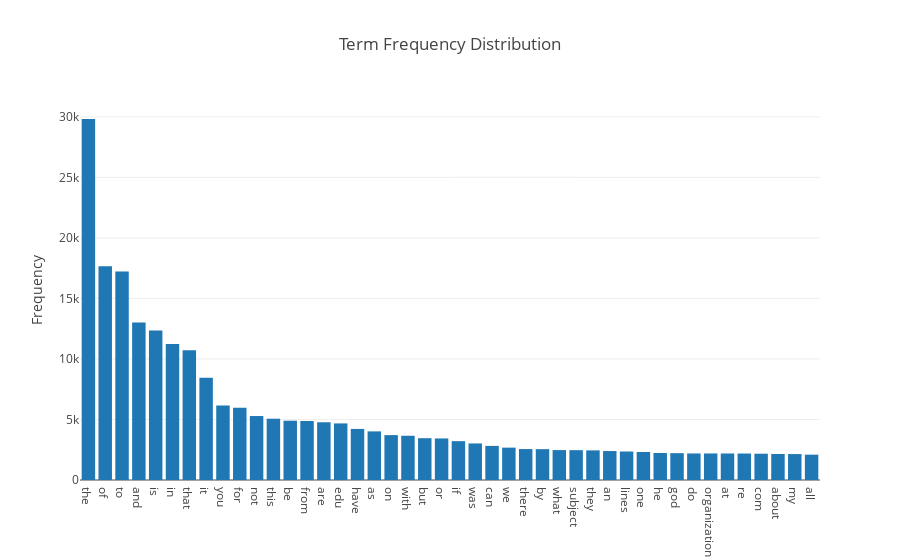

The code cell stored with this chart in its notebook:
### Markdown cell above
### >>> **Exercise 15 (take home):** 
Additionally, you can attempt to sort the terms on the `x-axis` by frequency instead of in alphabetical order. This way the visualization is more meaninfgul and you will be able to observe the so called [long tail](https://en.wikipedia.org/wiki/Long_tail) (get familiar with this term since it will appear a lot in data mining and other statistics courses). see picture below

![alt txt](https://upload.wikimedia.org/wikipedia/commons/thumb/8/8a/Long_tail.svg/1000px-Long_tail.svg.png)

### Code cell
sortof_df = decrease_dataset.sort_values(by = 'freq', ascending=False)

def plot_word_frequency (word_list, plot_title): 
    
    trace1 = { 
    "x": list(word_list[0]), 
    "y": list(word_list[1]), 
    "type": "bar"    
    }
    
    data = go.Data([trace1]) 

    layout = { 
    "title" : plot_title,
    "yaxis" : {"title":"Frequency"}
    }

    fig = go.Figure (data = data, layout = layout)  
    return fig

py.offline.iplot(plot_word_frequency([sortof_df['fn'],sortof_df['freq']], "Term Frequency Distribution"))

### Figure 1 — Plotly figure (JSON) as saved in the notebook; plotly's stock layout.template omitted (floating-point values rounded to 4 significant figures)
{"data": [{"type": "bar", "uid": "691d84f6-daf1-11e8-8055-2c4d5437021b", "x": ["the", "of", "to", "and", "is", "in", "that", "it", "you", "for", "not", "this", "be", "from", "are", "edu", "have", "as", "on", "with", "but", "or", "if", "was", "can", "we", "there", "by", "what", "subject", "they", "an", "lines", "one", "he", "god", "do", "organization", "at", "re", "com", "about", "my", "all"], "y": [29825, 17660, 17222, 13017, 12343, 11226, 10723, 8447, 6157, 5962, 5285, 5063, 4898, 4877, 4769, 4675, 4218, 4015, 3709, 3655, 3453, 3432, 3208, 3020, 2818, 2674, 2556, 2548, 2472, 2464, 2448, 2393, 2353, 2312, 2232, 2216, 2193, 2192, 2191, 2186, 2172, 2148, 2143, 2093]}], "layout": {"title": "Term Frequency Distribution", "yaxis": {"title": "Frequency"}}}
